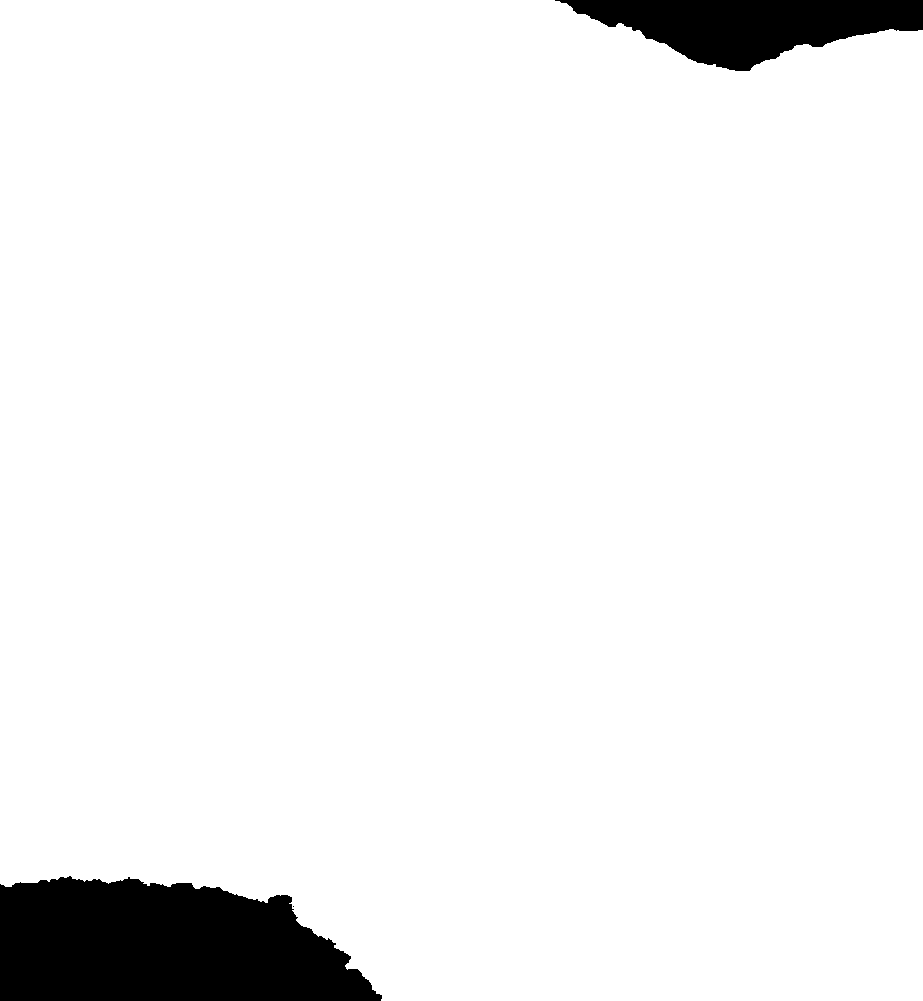
%> input picture ChrismasTerrain2.tif, 923 x 1001 px
$ octave --eval "result = CreateModel;"   (GNU Octave 9; MATLAB toolbox functions it lacks are replaced by stand-ins)
%> lines starting %> are read from the running program, lines starting %| are printed output that depends on the picture; in (x1, y1, x2, y2) boxes, pixels count from 0 and x2, y2 are one past the last pixel; in counts of white or black regions, pixels touching at a corner belong together; the program's own positions count from 1
### PlotModel.m
% Plot the terrain model and threats
function PlotModel(model)

    mesh(model.X,model.Y,model.H);   % Plot the data
    colormap summer;                 % Default color map.
    set(gca, 'Position', [0 0 1 1]); % Fill the figure window.
    axis equal vis3d on;             % Set aspect ratio and turn off axis.
    shading interp;                  % Interpolate color across faces.
    material dull;                   % Mountains aren't shiny.
    camlight left;                   % Add a light over to the left somewhere.
    lighting gouraud;                % Use decent lighting.
    xlabel('x [m]');
    ylabel('y [m]');
    zlabel('z [m]');
    hold on

    % Threats as cylinders
    threats = model.threats;
    threat_num = size(threats,1);
    h=250; % Height

    for i = 1:threat_num
        threat = threats(i,:);
        threat_x = threat(1);
        threat_y = threat(2);
        threat_z = threat(3);
        threat_radius = threat(4);


        [xc,yc,zc]=cylinder(threat_radius); % create a unit cylinder
        % set the center and height
        xc=xc+threat_x;
        yc=yc+threat_y;
        zc=zc*h+threat_z;
        c = mesh(xc,yc,zc); % plot the cylinder
        set(c,'Edgecolor','none','Facecolor','red','FaceAlpha',.3); % set color and transparency
    end

end

### CreateModel.m
%{
This model is generated by:
- Loading terrain map
- Creating threats as cylinders
- Creating start and finish points
- Setting ranges and limits
%}

function model=CreateModel()

    H = imread('ChrismasTerrain2.tif'); % Get elevation data
%> H is the input picture: size 1001x923 single; min -3.4e+38, max 358.4, mean -Inf
    H (H < 0) = 0;
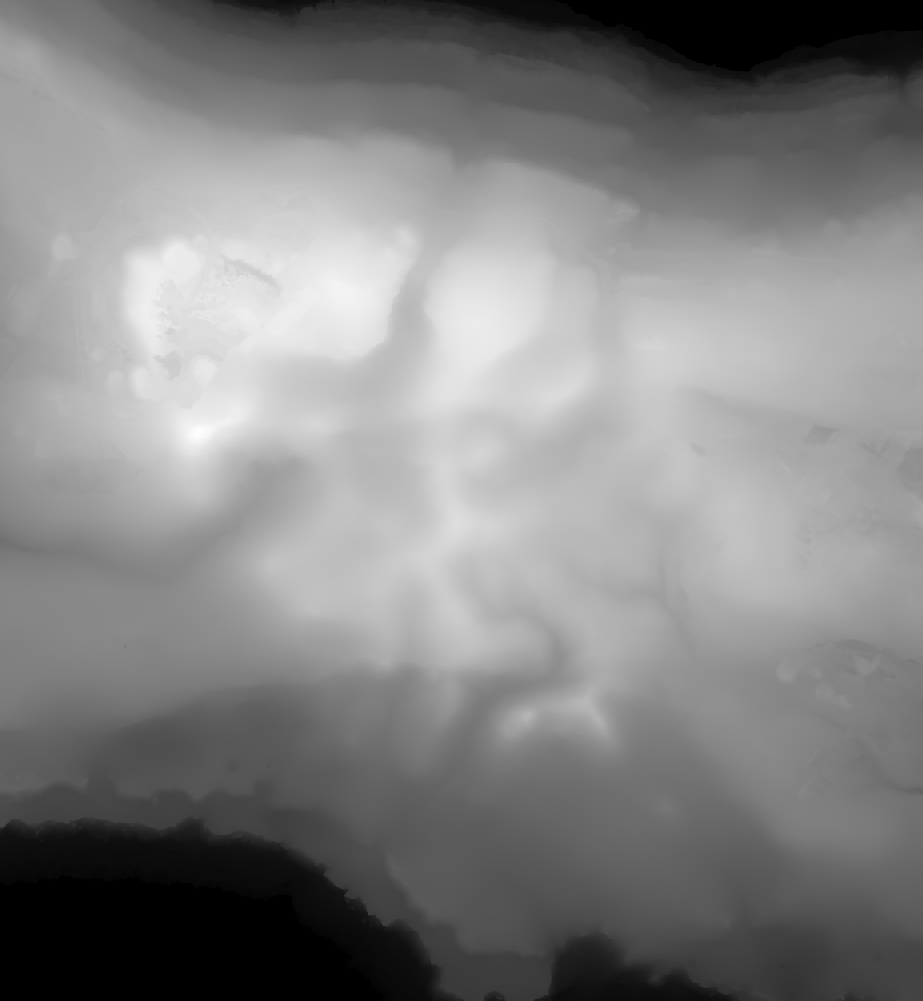
%> H: size 1001x923 single; 5.76% of pixels changed, all inside (x1, y1, x2, y2) = (0, 0, 923, 1001); drawn with min black and max white
    MAPSIZE_X = size(H,2); % x index: columns of H
%> MAPSIZE_X = 923
    MAPSIZE_Y = size(H,1); % y index: rows of H
%> MAPSIZE_Y = 1001
    [X,Y] = meshgrid(1:MAPSIZE_X,1:MAPSIZE_Y); % Create all (x,y) points to plot

    % Threats as cylinders
    R1=70;  % Radius
    x1 = 200; y1 = 230; z1 = 250; % center

    R2=70;  % Radius
    x2 = 600; y2 = 250; z2 = 250; % center

    R3=70;  % Radius
    x3 = 450; y3 = 550; z3 = 250; % center

    R4=50;  % Radius
    x4 = 700; y4 = 600; z4 = 250; % center

    R5=60;  % Radius
    x5 = 200; y5 = 500; z5 = 250; % center

    R6=60;  % Radius
    x6 = 500; y6 = 800; z6 = 250; % center

%     R7=60;  % Radius
%     x7 = 200; y7 = 500; z7 = 250; % center

    % Map limits
    xmin= 1;
    xmax= MAPSIZE_X;
%> xmax = 923

    ymin= 1;
    ymax= MAPSIZE_Y;
%> ymax = 1001

    zmin = 100;
    zmax = 200;

    % Start and end position
    start_location = [50;50;150];
    end_location = [800;800;170];

    % Number of path nodes (not including the start position (start node))
    n=10;

    % Incorporate map and searching parameters to a model
    model.start=start_location;
    model.end=end_location;
    model.n=n;
    model.xmin=xmin;
    model.xmax=xmax;
%> model.xmax = 923
    model.zmin=zmin;
    model.ymin=ymin;
    model.ymax=ymax;
%> model.ymax = 1001
    model.zmax=zmax;
    model.MAPSIZE_X = MAPSIZE_X;
%> model.MAPSIZE_X = 923
    model.MAPSIZE_Y = MAPSIZE_Y;
%> model.MAPSIZE_Y = 1001
    model.X = X;
    model.Y = Y;
    model.H = H;
    model.threats = [x1 y1 z1 R1;x2 y2 z2 R2; x3 y3 z3 R3; x4 y4 z4 R4; x5 y5 z5 R5; ...
                    x6 y6 z6 R6];
    PlotModel(model);
%> in PlotModel, `threats = model.threats;`: threats = [200 230 250 70; 600 250 250 70; 450 550 250 70; 700 600 250 50; 200 500 250 60; 500 800 250 60]
%> in PlotModel, `threat_num = size(threats,1);`: threat_num = 6
%> the loop in PlotModel, `for i = 1:threat_num` made 6 passes
%> (threat, threat_x, threat_y, threat_radius) on passes 1 to 6: ([200 230 250 70], 200, 230, 70), ([600 250 250 70], 600, 250, 70), ([450 550 250 70], 450, 550, 70), ([700 600 250 50], 700, 600, 50), ([200 500 250 60], 200, 500, 60), ([500 800 250 60], 500, 800, 60)
%> `result = CreateModel;`:
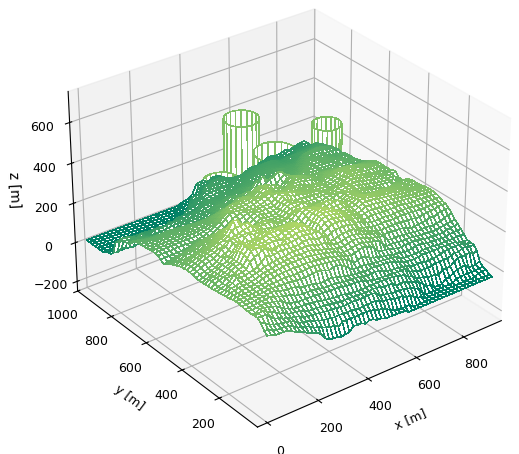
%> figure redrawn from the program's plot data
%> `result = CreateModel;`: result = {start [50 50 150], end [800 800 170], n 10, xmin 1, xmax 923, zmin 100}
end
